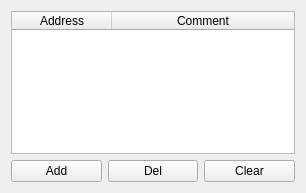
<?xml version="1.0" encoding="UTF-8"?>
<ui version="4.0">
 <class>Bookmarks</class>
 <widget class="QWidget" name="Bookmarks">
  <property name="geometry">
   <rect>
    <x>0</x>
    <y>0</y>
    <width>306</width>
    <height>193</height>
   </rect>
  </property>
  <property name="windowTitle">
   <string>Form</string>
  </property>
  <layout class="QGridLayout" name="gridLayout">
   <item row="0" column="0" colspan="3">
    <widget class="QTableWidget" name="tableWidget">
     <property name="contextMenuPolicy">
      <enum>Qt::CustomContextMenu</enum>
     </property>
     <property name="editTriggers">
      <set>QAbstractItemView::NoEditTriggers</set>
     </property>
     <property name="selectionMode">
      <enum>QAbstractItemView::SingleSelection</enum>
     </property>
     <property name="selectionBehavior">
      <enum>QAbstractItemView::SelectRows</enum>
     </property>
     <property name="wordWrap">
      <bool>false</bool>
     </property>
     <property name="cornerButtonEnabled">
      <bool>false</bool>
     </property>
     <attribute name="horizontalHeaderStretchLastSection">
      <bool>true</bool>
     </attribute>
     <attribute name="verticalHeaderVisible">
      <bool>false</bool>
     </attribute>
     <column>
      <property name="text">
       <string>Address</string>
      </property>
     </column>
     <column>
      <property name="text">
       <string>Comment</string>
      </property>
     </column>
    </widget>
   </item>
   <item row="1" column="0">
    <widget class="QPushButton" name="btnAdd">
     <property name="text">
      <string>Add</string>
     </property>
    </widget>
   </item>
   <item row="1" column="1">
    <widget class="QPushButton" name="btnDel">
     <property name="text">
      <string>Del</string>
     </property>
    </widget>
   </item>
   <item row="1" column="2">
    <widget class="QPushButton" name="btnClear">
     <property name="text">
      <string>Clear</string>
     </property>
    </widget>
   </item>
  </layout>
 </widget>
 <resources/>
 <connections/>
</ui>
